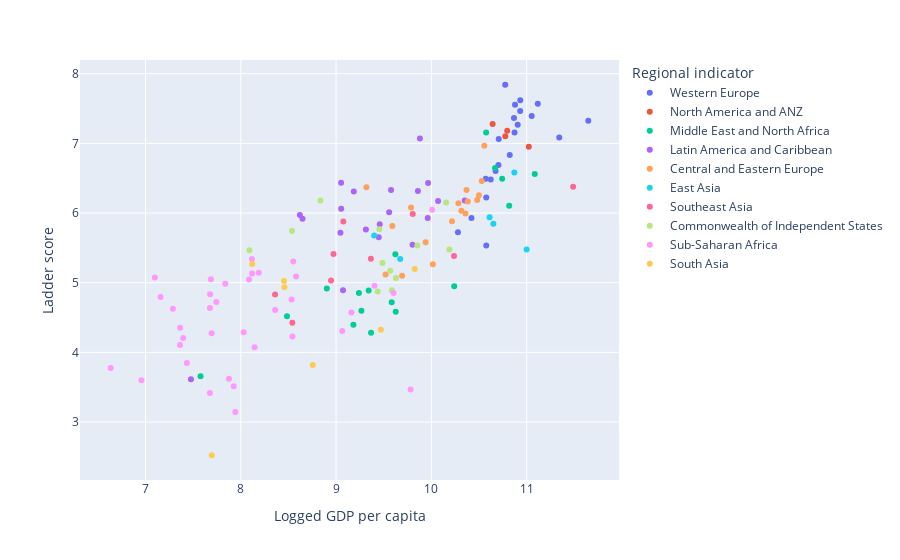

Notebook code for this chart:
### Code cell
px.scatter(a, x = 'Logged GDP per capita', y = 'Ladder score', color = 'Regional indicator')

### Figure 1 — Plotly figure (JSON) as saved in the notebook; plotly's stock layout.template omitted (floating-point values rounded to 4 significant figures)
{"data": [{"hovertemplate": "Regional indicator=Western Europe<br>Logged GDP per capita=%{x}<br>Ladder score=%{y}<extra></extra>", "legendgroup": "Western Europe", "marker": {"color": "#636efa", "symbol": "circle"}, "mode": "markers", "name": "Western Europe", "orientation": "v", "showlegend": true, "type": "scatter", "x": [10.78, 10.93, 11.12, 10.88, 10.93, 11.05, 10.87, 11.65, 10.91, 10.87, 11.34, 10.71, 10.82, 10.7, 10.67, 10.57, 10.62, 10.58, 10.42, 10.28, 10.58], "xaxis": "x", "y": [7.842, 7.62, 7.571, 7.554, 7.464, 7.392, 7.363, 7.324, 7.268, 7.155, 7.085, 7.064, 6.834, 6.69, 6.602, 6.491, 6.483, 6.223, 5.929, 5.723, 5.536], "yaxis": "y"}, {"hovertemplate": "Regional indicator=North America and ANZ<br>Logged GDP per capita=%{x}<br>Ladder score=%{y}<extra></extra>", "legendgroup": "North America and ANZ", "marker": {"color": "#EF553B", "symbol": "circle"}, "mode": "markers", "name": "North America and ANZ", "orientation": "v", "showlegend": true, "type": "scatter", "x": [10.64, 10.8, 10.78, 11.02], "xaxis": "x", "y": [7.277, 7.183, 7.103, 6.951], "yaxis": "y"}, {"hovertemplate": "Regional indicator=Middle East and North Africa<br>Logged GDP per capita=%{x}<br>Ladder score=%{y}<extra></extra>", "legendgroup": "Middle East and North Africa", "marker": {"color": "#00cc96", "symbol": "circle"}, "mode": "markers", "name": "Middle East and North Africa", "orientation": "v", "showlegend": true, "type": "scatter", "x": [10.57, 10.67, 11.09, 10.74, 10.82, 9.622, 10.24, 8.903, 9.342, 9.24, 9.584, 9.266, 9.626, 8.485, 9.182, 9.367, 7.578], "xaxis": "x", "y": [7.157, 6.647, 6.561, 6.494, 6.106, 5.41, 4.948, 4.918, 4.887, 4.854, 4.721, 4.596, 4.584, 4.517, 4.395, 4.283, 3.658], "yaxis": "y"}, {"hovertemplate": "Regional indicator=Latin America and Caribbean<br>Logged GDP per capita=%{x}<br>Ladder score=%{y}<extra></extra>", "legendgroup": "Latin America and Caribbean", "marker": {"color": "#ab63fa", "symbol": "circle"}, "mode": "markers", "name": "Latin America and Caribbean", "orientation": "v", "showlegend": true, "type": "scatter", "x": [9.88, 9.053, 9.966, 9.577, 9.859, 9.186, 10.35, 10.07, 9.054, 9.557, 8.62, 9.962, 8.648, 9.458, 9.313, 9.046, 9.448, 9.802, 9.073, 7.477], "xaxis": "x", "y": [7.069, 6.435, 6.431, 6.33, 6.317, 6.309, 6.18, 6.172, 6.061, 6.012, 5.972, 5.929, 5.919, 5.84, 5.764, 5.716, 5.653, 5.545, 4.892, 3.615], "yaxis": "y"}, {"hovertemplate": "Regional indicator=Central and Eastern Europe<br>Logged GDP per capita=%{x}<br>Ladder score=%{y}<extra></extra>", "legendgroup": "Central and Eastern Europe", "marker": {"color": "#FFA15A", "symbol": "circle"}, "mode": "markers", "name": "Central and Eastern Europe", "orientation": "v", "showlegend": true, "type": "scatter", "x": [10.56, 10.53, 9.318, 10.37, 10.5, 10.48, 10.38, 10.28, 9.787, 10.31, 10.36, 10.22, 9.59, 9.94, 10.02, 9.52, 9.693], "xaxis": "x", "y": [6.965, 6.461, 6.372, 6.331, 6.255, 6.189, 6.166, 6.14, 6.078, 6.032, 5.992, 5.882, 5.813, 5.581, 5.266, 5.117, 5.101], "yaxis": "y"}, {"hovertemplate": "Regional indicator=East Asia<br>Logged GDP per capita=%{x}<br>Ladder score=%{y}<extra></extra>", "legendgroup": "East Asia", "marker": {"color": "#19d3f3", "symbol": "circle"}, "mode": "markers", "name": "East Asia", "orientation": "v", "showlegend": true, "type": "scatter", "x": [10.87, 10.61, 10.65, 9.4, 11, 9.673], "xaxis": "x", "y": [6.584, 5.94, 5.845, 5.677, 5.477, 5.339], "yaxis": "y"}, {"hovertemplate": "Regional indicator=Southeast Asia<br>Logged GDP per capita=%{x}<br>Ladder score=%{y}<extra></extra>", "legendgroup": "Southeast Asia", "marker": {"color": "#FF6692", "symbol": "circle"}, "mode": "markers", "name": "Southeast Asia", "orientation": "v", "showlegend": true, "type": "scatter", "x": [11.49, 9.805, 9.076, 8.973, 10.24, 9.365, 8.947, 8.36, 8.541], "xaxis": "x", "y": [6.377, 5.985, 5.88, 5.411, 5.384, 5.345, 5.03, 4.83, 4.426], "yaxis": "y"}, {"hovertemplate": "Regional indicator=Commonwealth of Independent States<br>Logged GDP per capita=%{x}<br>Ladder score=%{y}<extra></extra>", "legendgroup": "Commonwealth of Independent States", "marker": {"color": "#B6E880", "symbol": "circle"}, "mode": "markers", "name": "Commonwealth of Independent States", "orientation": "v", "showlegend": true, "type": "scatter", "x": [8.836, 10.15, 9.454, 8.538, 9.853, 10.19, 8.091, 9.487, 9.569, 9.629, 9.585, 9.436], "xaxis": "x", "y": [6.179, 6.152, 5.766, 5.744, 5.534, 5.477, 5.466, 5.283, 5.171, 5.066, 4.891, 4.875], "yaxis": "y"}, {"hovertemplate": "Regional indicator=Sub-Saharan Africa<br>Logged GDP per capita=%{x}<br>Ladder score=%{y}<extra></extra>", "legendgroup": "Sub-Saharan Africa", "marker": {"color": "#FF97FF", "symbol": "circle"}, "mode": "markers", "name": "Sub-Saharan Africa", "orientation": "v", "showlegend": true, "type": "scatter", "x": [10.01, 8.117, 8.551, 8.189, 8.118, 8.58, 7.098, 7.686, 8.087, 7.838, 9.403, 9.603, 7.678, 7.158, 8.533, 7.744, 7.677, 7.288, 8.361, 9.161, 7.364, 9.065, 8.031, 7.694, 8.542, 7.396, 7.362, 8.145, 7.434, 6.635, 7.876, 6.958, 7.926, 9.782, 7.676, 7.943], "xaxis": "x", "y": [6.049, 5.342, 5.306, 5.142, 5.132, 5.088, 5.074, 5.051, 5.045, 4.984, 4.956, 4.852, 4.834, 4.794, 4.759, 4.723, 4.636, 4.625, 4.607, 4.574, 4.355, 4.308, 4.289, 4.275, 4.227, 4.208, 4.107, 4.073, 3.849, 3.775, 3.623, 3.6, 3.512, 3.467, 3.415, 3.145], "yaxis": "y"}, {"hovertemplate": "Regional indicator=South Asia<br>Logged GDP per capita=%{x}<br>Ladder score=%{y}<extra></extra>", "legendgroup": "South Asia", "marker": {"color": "#FECB52", "symbol": "circle"}, "mode": "markers", "name": "South Asia", "orientation": "v", "showlegend": true, "type": "scatter", "x": [8.12, 9.826, 8.454, 8.458, 9.47, 8.755, 7.695], "xaxis": "x", "y": [5.269, 5.198, 5.025, 4.934, 4.325, 3.819, 2.523], "yaxis": "y"}], "layout": {"legend": {"title": {"text": "Regional indicator"}, "tracegroupgap": 0}, "margin": {"t": 60}, "xaxis": {"anchor": "y", "domain": [0, 1], "title": {"text": "Logged GDP per capita"}}, "yaxis": {"anchor": "x", "domain": [0, 1], "title": {"text": "Ladder score"}}}}
